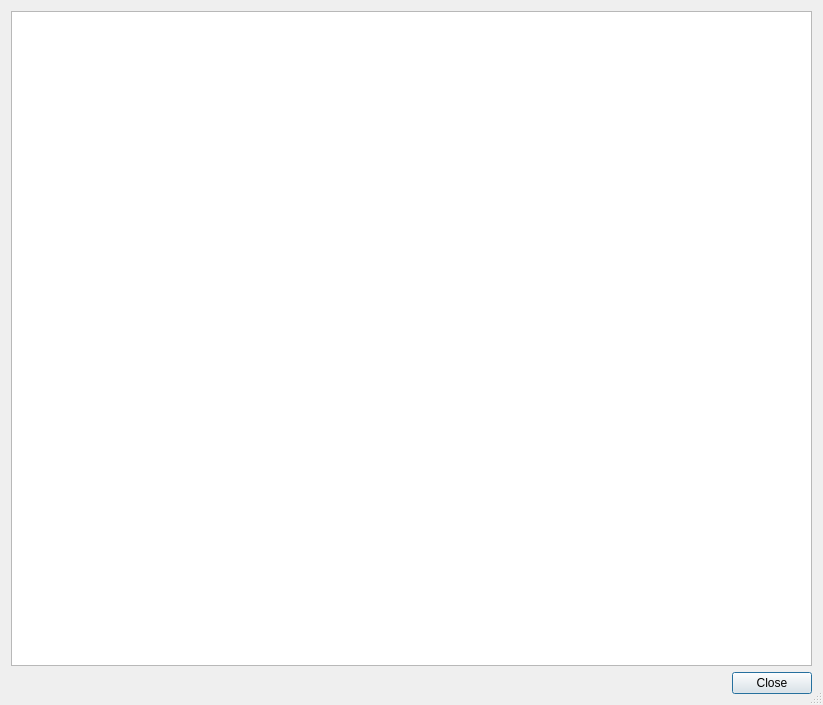
<?xml version="1.0" encoding="UTF-8"?>
<ui version="4.0">
 <class>profileCommentDisplay</class>
 <widget class="QDialog" name="profileCommentDisplay">
  <property name="geometry">
   <rect>
    <x>0</x>
    <y>0</y>
    <width>823</width>
    <height>705</height>
   </rect>
  </property>
  <property name="sizePolicy">
   <sizepolicy hsizetype="Maximum" vsizetype="Maximum">
    <horstretch>0</horstretch>
    <verstretch>0</verstretch>
   </sizepolicy>
  </property>
  <property name="minimumSize">
   <size>
    <width>0</width>
    <height>0</height>
   </size>
  </property>
  <property name="windowTitle">
   <string>Comments regarding operator</string>
  </property>
  <property name="sizeGripEnabled">
   <bool>true</bool>
  </property>
  <layout class="QGridLayout" name="gridLayout">
   <item row="0" column="0">
    <layout class="QVBoxLayout" name="verticalLayout" stretch="0,0">
     <item>
      <widget class="QListView" name="commentListView"/>
     </item>
     <item>
      <widget class="QDialogButtonBox" name="bottomButtonsBox">
       <property name="sizePolicy">
        <sizepolicy hsizetype="MinimumExpanding" vsizetype="Fixed">
         <horstretch>0</horstretch>
         <verstretch>0</verstretch>
        </sizepolicy>
       </property>
       <property name="standardButtons">
        <set>QDialogButtonBox::Close</set>
       </property>
       <property name="centerButtons">
        <bool>false</bool>
       </property>
      </widget>
     </item>
    </layout>
   </item>
  </layout>
 </widget>
 <resources/>
 <connections/>
</ui>
